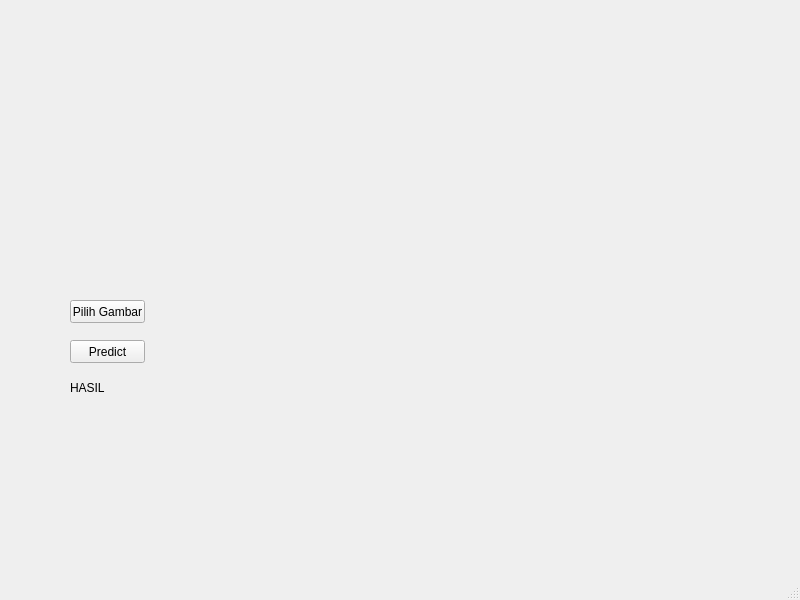
<?xml version="1.0" encoding="UTF-8"?>
<ui version="4.0">
 <class>MainWindow</class>
 <widget class="QMainWindow" name="MainWindow">
  <property name="geometry">
   <rect>
    <x>0</x>
    <y>0</y>
    <width>800</width>
    <height>600</height>
   </rect>
  </property>
  <property name="windowTitle">
   <string>MainWindow</string>
  </property>
  <widget class="QWidget" name="centralwidget">
   <widget class="QLabel" name="citra">
    <property name="geometry">
     <rect>
      <x>70</x>
      <y>70</y>
      <width>224</width>
      <height>224</height>
     </rect>
    </property>
    <property name="text">
     <string/>
    </property>
    <property name="pixmap">
     <pixmap>noimage.png</pixmap>
    </property>
    <property name="scaledContents">
     <bool>true</bool>
    </property>
   </widget>
   <widget class="QPushButton" name="bPredict">
    <property name="geometry">
     <rect>
      <x>70</x>
      <y>340</y>
      <width>75</width>
      <height>23</height>
     </rect>
    </property>
    <property name="text">
     <string>Predict</string>
    </property>
   </widget>
   <widget class="QPushButton" name="bOpen">
    <property name="geometry">
     <rect>
      <x>70</x>
      <y>300</y>
      <width>75</width>
      <height>23</height>
     </rect>
    </property>
    <property name="text">
     <string>Pilih Gambar</string>
    </property>
   </widget>
   <widget class="QLabel" name="hasil">
    <property name="geometry">
     <rect>
      <x>70</x>
      <y>380</y>
      <width>81</width>
      <height>16</height>
     </rect>
    </property>
    <property name="text">
     <string>HASIL</string>
    </property>
   </widget>
  </widget>
  <widget class="QMenuBar" name="menubar">
   <property name="geometry">
    <rect>
     <x>0</x>
     <y>0</y>
     <width>800</width>
     <height>21</height>
    </rect>
   </property>
  </widget>
  <widget class="QStatusBar" name="statusbar"/>
 </widget>
 <resources/>
 <connections/>
</ui>
